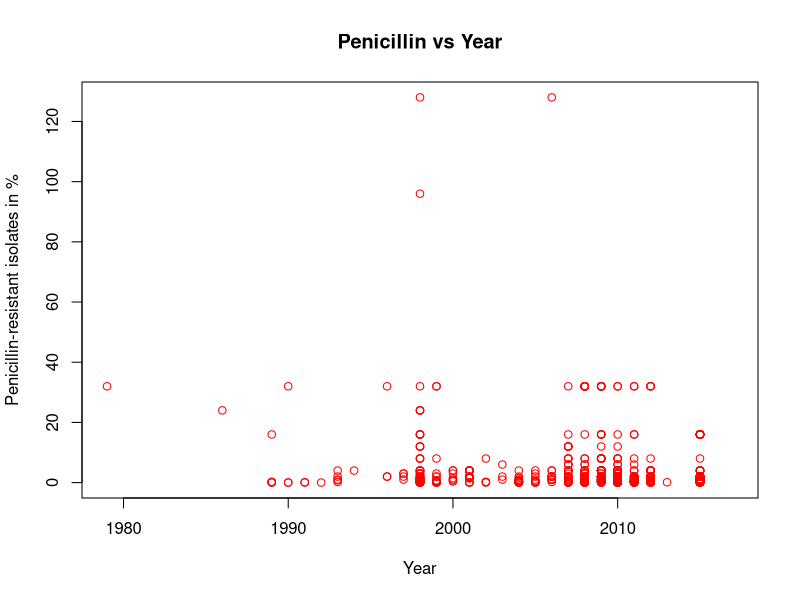
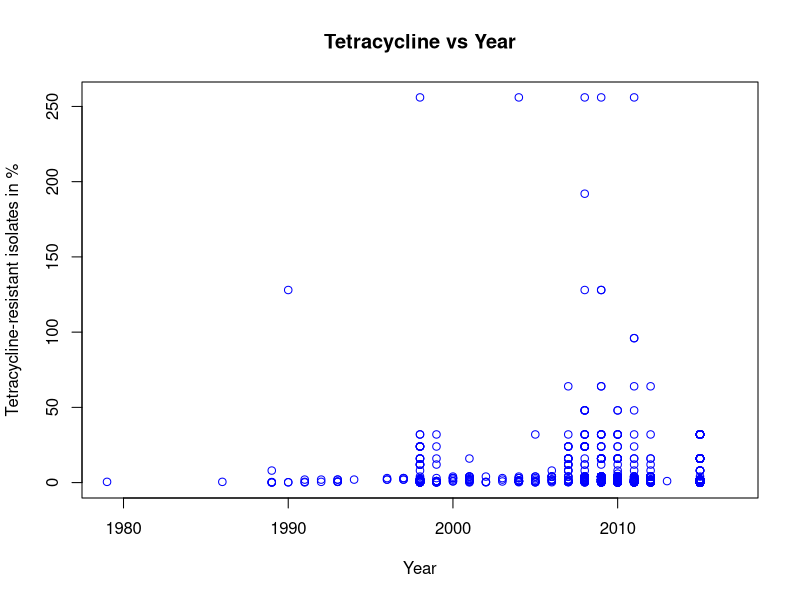
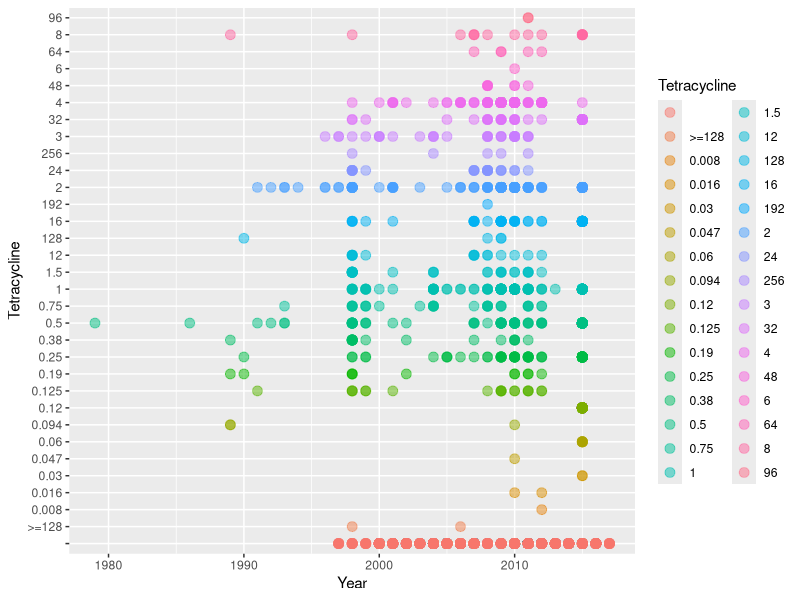

Write the R code that produced these figures, in order.
## ---- chunk 1
knitr::opts_chunk$set(
  collapse = TRUE,
  comment = "#>"
)
## ---- chunk 2
Rxresistance <- read.csv(file = "../data-raw/metadata.csv")
library(ggplot2)
## ---- chunk 3
summary(Rxresistance)
## ---- chunk 4
plot(Rxresistance$Penicillin~Rxresistance$Year, xlab = "Year", ylab="Penicillin-resistant isolates in %", main = "Penicillin vs Year", col = "red") +
  geom_line()



## ---- chunk 5
plot(Rxresistance$Tetracycline~Rxresistance$Year, xlab = "Year", ylab="Tetracycline-resistant isolates in %", main = "Tetracycline vs Year", col = "blue")
## ---- chunk 6
ggplot(data = Rxresistance, mapping = aes(x = Year, y= Tetracycline, color = Tetracycline)) + 
  geom_point(size = 3, alpha = 0.5)
